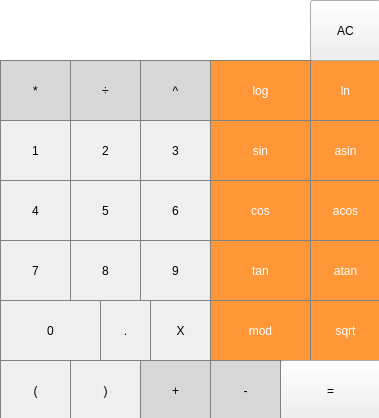
<?xml version="1.0" encoding="UTF-8"?>
<ui version="4.0">
 <class>MainWindow</class>
 <widget class="QMainWindow" name="MainWindow">
  <property name="geometry">
   <rect>
    <x>0</x>
    <y>0</y>
    <width>379</width>
    <height>418</height>
   </rect>
  </property>
  <property name="windowTitle">
   <string>MainWindow</string>
  </property>
  <widget class="QWidget" name="centralwidget">
   <widget class="QLabel" name="result">
    <property name="geometry">
     <rect>
      <x>0</x>
      <y>0</y>
      <width>291</width>
      <height>61</height>
     </rect>
    </property>
    <property name="styleSheet">
     <string notr="true">QLabel {
	qproperty-alignment: 'AlignVCenter | AlignRight';
	border-bottom: 1px solid gray;
	background-color: white;
}
</string>
    </property>
    <property name="text">
     <string/>
    </property>
   </widget>
   <widget class="QPushButton" name="pushButton_mult">
    <property name="geometry">
     <rect>
      <x>0</x>
      <y>60</y>
      <width>71</width>
      <height>61</height>
     </rect>
    </property>
    <property name="styleSheet">
     <string notr="true">QPushButton {
  background-color: rgb(215, 215, 215);
  border: 1px solid gray;
}
QPushButton:pressed {
    background-color: qlineargradient(x1: 0, y1: 0, x2: 0, y2: 1,
                                      stop: 0 #BEBEBE, stop: 1 #D7D7D7);
}</string>
    </property>
    <property name="text">
     <string>*</string>
    </property>
   </widget>
   <widget class="QPushButton" name="pushButton_div">
    <property name="geometry">
     <rect>
      <x>70</x>
      <y>60</y>
      <width>71</width>
      <height>61</height>
     </rect>
    </property>
    <property name="styleSheet">
     <string notr="true">QPushButton {
  background-color: rgb(215, 215, 215);
  border: 1px solid gray;
}
QPushButton:pressed {
    background-color: qlineargradient(x1: 0, y1: 0, x2: 0, y2: 1,
                                      stop: 0 #BEBEBE, stop: 1 #D7D7D7);
}</string>
    </property>
    <property name="text">
     <string>÷</string>
    </property>
   </widget>
   <widget class="QPushButton" name="pushButton_mod">
    <property name="geometry">
     <rect>
      <x>210</x>
      <y>300</y>
      <width>101</width>
      <height>61</height>
     </rect>
    </property>
    <property name="styleSheet">
     <string notr="true">QPushButton {
  background-color: rgb(255, 151, 57);
  color: white; 
  border: 1px solid gray;
}

QPushButton:pressed {
    background-color: qlineargradient(x1: 0, y1: 0, x2: 0, y2: 1,
                                      stop: 0 #FF7832, stop: 1 #FF9739);
}</string>
    </property>
    <property name="text">
     <string>mod</string>
    </property>
   </widget>
   <widget class="QPushButton" name="pushButton_log">
    <property name="geometry">
     <rect>
      <x>210</x>
      <y>60</y>
      <width>101</width>
      <height>61</height>
     </rect>
    </property>
    <property name="styleSheet">
     <string notr="true">QPushButton {
  background-color: rgb(255, 151, 57);
  color: white; 
  border: 1px solid gray;
}

QPushButton:pressed {
    background-color: qlineargradient(x1: 0, y1: 0, x2: 0, y2: 1,
                                      stop: 0 #FF7832, stop: 1 #FF9739);
}</string>
    </property>
    <property name="text">
     <string>log</string>
    </property>
   </widget>
   <widget class="QPushButton" name="pushButton_sin">
    <property name="geometry">
     <rect>
      <x>210</x>
      <y>120</y>
      <width>101</width>
      <height>61</height>
     </rect>
    </property>
    <property name="styleSheet">
     <string notr="true">QPushButton {
  background-color: rgb(255, 151, 57);
  color: white; 
  border: 1px solid gray;
}

QPushButton:pressed {
    background-color: qlineargradient(x1: 0, y1: 0, x2: 0, y2: 1,
                                      stop: 0 #FF7832, stop: 1 #FF9739);
}</string>
    </property>
    <property name="text">
     <string>sin</string>
    </property>
   </widget>
   <widget class="QPushButton" name="pushButton_2">
    <property name="geometry">
     <rect>
      <x>70</x>
      <y>120</y>
      <width>71</width>
      <height>61</height>
     </rect>
    </property>
    <property name="styleSheet">
     <string notr="true">QPushButton {
   border: 1px solid gray;
}
QPushButton:pressed {
    background-color: qlineargradient(x1: 0, y1: 0, x2: 0, y2: 1,
                                      stop: 0 #dadbde, stop: 1 #f6f7fa);
}</string>
    </property>
    <property name="text">
     <string>2</string>
    </property>
   </widget>
   <widget class="QPushButton" name="pushButton_1">
    <property name="geometry">
     <rect>
      <x>0</x>
      <y>120</y>
      <width>71</width>
      <height>61</height>
     </rect>
    </property>
    <property name="styleSheet">
     <string notr="true">QPushButton {
   border: 1px solid gray;
}
QPushButton:pressed {
    background-color: qlineargradient(x1: 0, y1: 0, x2: 0, y2: 1,
                                      stop: 0 #dadbde, stop: 1 #f6f7fa);
}</string>
    </property>
    <property name="text">
     <string>1</string>
    </property>
   </widget>
   <widget class="QPushButton" name="pushButton_3">
    <property name="geometry">
     <rect>
      <x>140</x>
      <y>120</y>
      <width>71</width>
      <height>61</height>
     </rect>
    </property>
    <property name="styleSheet">
     <string notr="true">QPushButton {
   border: 1px solid gray;
}
QPushButton:pressed {
    background-color: qlineargradient(x1: 0, y1: 0, x2: 0, y2: 1,
                                      stop: 0 #dadbde, stop: 1 #f6f7fa);
}</string>
    </property>
    <property name="text">
     <string>3</string>
    </property>
   </widget>
   <widget class="QPushButton" name="pushButton_cos">
    <property name="geometry">
     <rect>
      <x>210</x>
      <y>180</y>
      <width>101</width>
      <height>61</height>
     </rect>
    </property>
    <property name="styleSheet">
     <string notr="true">QPushButton {
  background-color: rgb(255, 151, 57);
  color: white; 
  border: 1px solid gray;
}

QPushButton:pressed {
    background-color: qlineargradient(x1: 0, y1: 0, x2: 0, y2: 1,
                                      stop: 0 #FF7832, stop: 1 #FF9739);
}</string>
    </property>
    <property name="text">
     <string>cos</string>
    </property>
   </widget>
   <widget class="QPushButton" name="pushButton_5">
    <property name="geometry">
     <rect>
      <x>70</x>
      <y>180</y>
      <width>71</width>
      <height>61</height>
     </rect>
    </property>
    <property name="styleSheet">
     <string notr="true">QPushButton {
   border: 1px solid gray;
}
QPushButton:pressed {
    background-color: qlineargradient(x1: 0, y1: 0, x2: 0, y2: 1,
                                      stop: 0 #dadbde, stop: 1 #f6f7fa);
}</string>
    </property>
    <property name="text">
     <string>5</string>
    </property>
   </widget>
   <widget class="QPushButton" name="pushButton_4">
    <property name="geometry">
     <rect>
      <x>0</x>
      <y>180</y>
      <width>71</width>
      <height>61</height>
     </rect>
    </property>
    <property name="styleSheet">
     <string notr="true">QPushButton {
   border: 1px solid gray;
}
QPushButton:pressed {
    background-color: qlineargradient(x1: 0, y1: 0, x2: 0, y2: 1,
                                      stop: 0 #dadbde, stop: 1 #f6f7fa);
}</string>
    </property>
    <property name="text">
     <string>4</string>
    </property>
   </widget>
   <widget class="QPushButton" name="pushButton_6">
    <property name="geometry">
     <rect>
      <x>140</x>
      <y>180</y>
      <width>71</width>
      <height>61</height>
     </rect>
    </property>
    <property name="styleSheet">
     <string notr="true">QPushButton {
   border: 1px solid gray;
}
QPushButton:pressed {
    background-color: qlineargradient(x1: 0, y1: 0, x2: 0, y2: 1,
                                      stop: 0 #dadbde, stop: 1 #f6f7fa);
}</string>
    </property>
    <property name="text">
     <string>6</string>
    </property>
   </widget>
   <widget class="QPushButton" name="pushButton_tan">
    <property name="geometry">
     <rect>
      <x>210</x>
      <y>240</y>
      <width>101</width>
      <height>61</height>
     </rect>
    </property>
    <property name="styleSheet">
     <string notr="true">QPushButton {
  background-color: rgb(255, 151, 57);
  color: white; 
  border: 1px solid gray;
}

QPushButton:pressed {
    background-color: qlineargradient(x1: 0, y1: 0, x2: 0, y2: 1,
                                      stop: 0 #FF7832, stop: 1 #FF9739);
}</string>
    </property>
    <property name="text">
     <string>tan</string>
    </property>
   </widget>
   <widget class="QPushButton" name="pushButton_8">
    <property name="geometry">
     <rect>
      <x>70</x>
      <y>240</y>
      <width>71</width>
      <height>61</height>
     </rect>
    </property>
    <property name="styleSheet">
     <string notr="true">QPushButton {
   border: 1px solid gray;
}
QPushButton:pressed {
    background-color: qlineargradient(x1: 0, y1: 0, x2: 0, y2: 1,
                                      stop: 0 #dadbde, stop: 1 #f6f7fa);
}</string>
    </property>
    <property name="text">
     <string>8</string>
    </property>
   </widget>
   <widget class="QPushButton" name="pushButton_7">
    <property name="geometry">
     <rect>
      <x>0</x>
      <y>240</y>
      <width>71</width>
      <height>61</height>
     </rect>
    </property>
    <property name="styleSheet">
     <string notr="true">QPushButton {
   border: 1px solid gray;
}
QPushButton:pressed {
    background-color: qlineargradient(x1: 0, y1: 0, x2: 0, y2: 1,
                                      stop: 0 #dadbde, stop: 1 #f6f7fa);
}</string>
    </property>
    <property name="text">
     <string>7</string>
    </property>
   </widget>
   <widget class="QPushButton" name="pushButton_9">
    <property name="geometry">
     <rect>
      <x>140</x>
      <y>240</y>
      <width>71</width>
      <height>61</height>
     </rect>
    </property>
    <property name="styleSheet">
     <string notr="true">QPushButton {
   border: 1px solid gray;
}
QPushButton:pressed {
    background-color: qlineargradient(x1: 0, y1: 0, x2: 0, y2: 1,
                                      stop: 0 #dadbde, stop: 1 #f6f7fa);
}</string>
    </property>
    <property name="text">
     <string>9</string>
    </property>
   </widget>
   <widget class="QPushButton" name="pushButton_sqrt">
    <property name="geometry">
     <rect>
      <x>310</x>
      <y>300</y>
      <width>71</width>
      <height>61</height>
     </rect>
    </property>
    <property name="styleSheet">
     <string notr="true">QPushButton {
  background-color: rgb(255, 151, 57);
  color: white; 
  border: 1px solid gray;
}

QPushButton:pressed {
    background-color: qlineargradient(x1: 0, y1: 0, x2: 0, y2: 1,
                                      stop: 0 #FF7832, stop: 1 #FF9739);
}</string>
    </property>
    <property name="text">
     <string>sqrt</string>
    </property>
   </widget>
   <widget class="QPushButton" name="pushButton_0">
    <property name="geometry">
     <rect>
      <x>0</x>
      <y>300</y>
      <width>101</width>
      <height>61</height>
     </rect>
    </property>
    <property name="styleSheet">
     <string notr="true">QPushButton {
   border: 1px solid gray;
}
QPushButton:pressed {
    background-color: qlineargradient(x1: 0, y1: 0, x2: 0, y2: 1,
                                      stop: 0 #dadbde, stop: 1 #f6f7fa);
}</string>
    </property>
    <property name="text">
     <string>0</string>
    </property>
   </widget>
   <widget class="QPushButton" name="pushButton_X">
    <property name="geometry">
     <rect>
      <x>150</x>
      <y>300</y>
      <width>61</width>
      <height>61</height>
     </rect>
    </property>
    <property name="styleSheet">
     <string notr="true">QPushButton {
   border: 1px solid gray;
}
QPushButton:pressed {
    background-color: qlineargradient(x1: 0, y1: 0, x2: 0, y2: 1,
                                      stop: 0 #dadbde, stop: 1 #f6f7fa);
}</string>
    </property>
    <property name="text">
     <string>X</string>
    </property>
   </widget>
   <widget class="QPushButton" name="pushButton_pow">
    <property name="geometry">
     <rect>
      <x>140</x>
      <y>60</y>
      <width>71</width>
      <height>61</height>
     </rect>
    </property>
    <property name="styleSheet">
     <string notr="true">QPushButton {
  background-color: rgb(215, 215, 215);
  border: 1px solid gray;
}
QPushButton:pressed {
    background-color: qlineargradient(x1: 0, y1: 0, x2: 0, y2: 1,
                                      stop: 0 #BEBEBE, stop: 1 #D7D7D7);
}</string>
    </property>
    <property name="text">
     <string>^</string>
    </property>
   </widget>
   <widget class="QPushButton" name="pushButton_atan">
    <property name="geometry">
     <rect>
      <x>310</x>
      <y>240</y>
      <width>71</width>
      <height>61</height>
     </rect>
    </property>
    <property name="styleSheet">
     <string notr="true">QPushButton {
  background-color: rgb(255, 151, 57);
  color: white; 
  border: 1px solid gray;
}

QPushButton:pressed {
    background-color: qlineargradient(x1: 0, y1: 0, x2: 0, y2: 1,
                                      stop: 0 #FF7832, stop: 1 #FF9739);
}</string>
    </property>
    <property name="text">
     <string>atan</string>
    </property>
   </widget>
   <widget class="QPushButton" name="pushButton_ln">
    <property name="geometry">
     <rect>
      <x>310</x>
      <y>60</y>
      <width>71</width>
      <height>61</height>
     </rect>
    </property>
    <property name="styleSheet">
     <string notr="true">QPushButton {
  background-color: rgb(255, 151, 57);
  color: white; 
  border: 1px solid gray;
}

QPushButton:pressed {
    background-color: qlineargradient(x1: 0, y1: 0, x2: 0, y2: 1,
                                      stop: 0 #FF7832, stop: 1 #FF9739);
}</string>
    </property>
    <property name="text">
     <string>ln</string>
    </property>
   </widget>
   <widget class="QPushButton" name="pushButton_acos">
    <property name="geometry">
     <rect>
      <x>310</x>
      <y>180</y>
      <width>71</width>
      <height>61</height>
     </rect>
    </property>
    <property name="styleSheet">
     <string notr="true">QPushButton {
  background-color: rgb(255, 151, 57);
  color: white; 
  border: 1px solid gray;
}

QPushButton:pressed {
    background-color: qlineargradient(x1: 0, y1: 0, x2: 0, y2: 1,
                                      stop: 0 #FF7832, stop: 1 #FF9739);
}</string>
    </property>
    <property name="text">
     <string>acos</string>
    </property>
   </widget>
   <widget class="QPushButton" name="pushButton_asin">
    <property name="geometry">
     <rect>
      <x>310</x>
      <y>120</y>
      <width>71</width>
      <height>61</height>
     </rect>
    </property>
    <property name="styleSheet">
     <string notr="true">QPushButton {
  background-color: rgb(255, 151, 57);
  color: white; 
  border: 1px solid gray;
}

QPushButton:pressed {
    background-color: qlineargradient(x1: 0, y1: 0, x2: 0, y2: 1,
                                      stop: 0 #FF7832, stop: 1 #FF9739);
}</string>
    </property>
    <property name="text">
     <string>asin</string>
    </property>
   </widget>
   <widget class="QPushButton" name="pushButton_leftS">
    <property name="geometry">
     <rect>
      <x>0</x>
      <y>360</y>
      <width>71</width>
      <height>61</height>
     </rect>
    </property>
    <property name="styleSheet">
     <string notr="true">QPushButton {
   border: 1px solid gray;
}
QPushButton:pressed {
    background-color: qlineargradient(x1: 0, y1: 0, x2: 0, y2: 1,
                                      stop: 0 #dadbde, stop: 1 #f6f7fa);
}</string>
    </property>
    <property name="text">
     <string>(</string>
    </property>
   </widget>
   <widget class="QPushButton" name="pushButton_Go">
    <property name="geometry">
     <rect>
      <x>280</x>
      <y>360</y>
      <width>101</width>
      <height>61</height>
     </rect>
    </property>
    <property name="text">
     <string>=</string>
    </property>
   </widget>
   <widget class="QPushButton" name="pushButton_minus">
    <property name="geometry">
     <rect>
      <x>210</x>
      <y>360</y>
      <width>71</width>
      <height>61</height>
     </rect>
    </property>
    <property name="styleSheet">
     <string notr="true">QPushButton {
  background-color: rgb(215, 215, 215);
  border: 1px solid gray;
}
QPushButton:pressed {
    background-color: qlineargradient(x1: 0, y1: 0, x2: 0, y2: 1,
                                      stop: 0 #BEBEBE, stop: 1 #D7D7D7);
}</string>
    </property>
    <property name="text">
     <string>-</string>
    </property>
   </widget>
   <widget class="QPushButton" name="pushButton_plus">
    <property name="geometry">
     <rect>
      <x>140</x>
      <y>360</y>
      <width>71</width>
      <height>61</height>
     </rect>
    </property>
    <property name="styleSheet">
     <string notr="true">QPushButton {
  background-color: rgb(215, 215, 215);
  border: 1px solid gray;
}
QPushButton:pressed {
    background-color: qlineargradient(x1: 0, y1: 0, x2: 0, y2: 1,
                                      stop: 0 #BEBEBE, stop: 1 #D7D7D7);
}</string>
    </property>
    <property name="text">
     <string>+</string>
    </property>
   </widget>
   <widget class="QPushButton" name="pushButton_RightS">
    <property name="geometry">
     <rect>
      <x>70</x>
      <y>360</y>
      <width>71</width>
      <height>61</height>
     </rect>
    </property>
    <property name="styleSheet">
     <string notr="true">QPushButton {
   border: 1px solid gray;
}
QPushButton:pressed {
    background-color: qlineargradient(x1: 0, y1: 0, x2: 0, y2: 1,
                                      stop: 0 #dadbde, stop: 1 #f6f7fa);
}</string>
    </property>
    <property name="text">
     <string>)</string>
    </property>
   </widget>
   <widget class="QPushButton" name="pushButton_clean">
    <property name="geometry">
     <rect>
      <x>310</x>
      <y>0</y>
      <width>71</width>
      <height>61</height>
     </rect>
    </property>
    <property name="text">
     <string>AC</string>
    </property>
   </widget>
   <widget class="QLabel" name="label">
    <property name="geometry">
     <rect>
      <x>290</x>
      <y>-10</y>
      <width>20</width>
      <height>71</height>
     </rect>
    </property>
    <property name="styleSheet">
     <string notr="true">background-color: rgb(255, 255, 255);
border-bottom: 1px solid gray;</string>
    </property>
    <property name="text">
     <string/>
    </property>
   </widget>
   <widget class="QPushButton" name="pushButton_point">
    <property name="geometry">
     <rect>
      <x>100</x>
      <y>300</y>
      <width>51</width>
      <height>61</height>
     </rect>
    </property>
    <property name="styleSheet">
     <string notr="true">QPushButton {
   border: 1px solid gray;
}
QPushButton:pressed {
    background-color: qlineargradient(x1: 0, y1: 0, x2: 0, y2: 1,
                                      stop: 0 #dadbde, stop: 1 #f6f7fa);
}</string>
    </property>
    <property name="text">
     <string>.</string>
    </property>
   </widget>
  </widget>
 </widget>
 <resources/>
 <connections/>
</ui>
